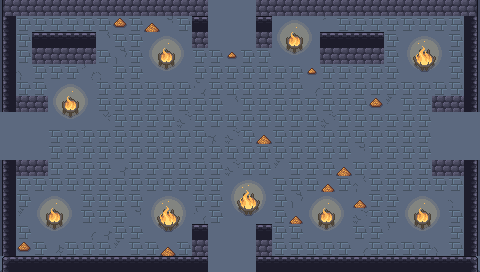

Rendered tile map (Tiled .tmx) drawn with the repository's tilesets; below, a short description and the map source with its tile grids summarised:
An orthogonal 30x17 tile map with 16x16 px tiles, 6 tile layers (ground, dressing, decor, walls, ...), 5 tilesets and 15 objects (6x PROP, 5x ENTRY, 3x CHEST, SHOPKEEPER).

<map version="1.10" tiledversion="1.10.2" orientation="orthogonal" renderorder="right-down" width="30" height="17" tilewidth="16" tileheight="16" infinite="0" nextlayerid="8" nextobjectid="16">
 <tileset firstgid="1" name="wall" tilewidth="16" tileheight="16" tilecount="493" columns="17">
  <image source="../../../gfx/tiles/cove/walls_floor.png" width="272" height="464" />
 </tileset>
 <tileset firstgid="494" name="cracks" tilewidth="16" tileheight="16" tilecount="120" columns="8">
  <image source="../../../gfx/tiles/cove/cracks_floor.png" width="128" height="240" />
 </tileset>
 <tileset firstgid="614" name="wallcracks" tilewidth="16" tileheight="16" tilecount="256" columns="8">
  <image source="../../../gfx/tiles/cove/cracks_walls.png" width="128" height="512" />
 </tileset>
 <tileset firstgid="870" name="objects" tilewidth="16" tileheight="16" tilecount="216" columns="24">
  <image source="../../../gfx/tiles/cove/objects.png" width="384" height="144" />
 </tileset>
 <tileset firstgid="1086" name="fire" tilewidth="16" tileheight="16" tilecount="198" columns="11">
  <image source="../../../gfx/tiles/cove/fire.png" width="176" height="288" />
  <tile id="0">
   <animation>
    <frame tileid="0" duration="150" />
    <frame tileid="33" duration="150" />
    <frame tileid="66" duration="150" />
    <frame tileid="99" duration="150" />
    <frame tileid="132" duration="150" />
    <frame tileid="165" duration="150" />
   </animation>
  </tile>
  <tile id="1">
   <animation>
    <frame tileid="1" duration="150" />
    <frame tileid="34" duration="150" />
    <frame tileid="67" duration="150" />
    <frame tileid="100" duration="150" />
    <frame tileid="133" duration="150" />
    <frame tileid="166" duration="150" />
   </animation>
  </tile>
  <tile id="2">
   <animation>
    <frame tileid="2" duration="150" />
    <frame tileid="35" duration="150" />
    <frame tileid="68" duration="150" />
    <frame tileid="101" duration="150" />
    <frame tileid="134" duration="150" />
    <frame tileid="167" duration="150" />
   </animation>
  </tile>
  <tile id="3">
   <animation>
    <frame tileid="3" duration="150" />
    <frame tileid="36" duration="150" />
    <frame tileid="69" duration="150" />
    <frame tileid="102" duration="150" />
    <frame tileid="135" duration="150" />
    <frame tileid="168" duration="150" />
   </animation>
  </tile>
  <tile id="4">
   <animation>
    <frame tileid="4" duration="150" />
    <frame tileid="37" duration="150" />
    <frame tileid="70" duration="150" />
    <frame tileid="103" duration="150" />
    <frame tileid="136" duration="150" />
    <frame tileid="169" duration="150" />
   </animation>
  </tile>
  <tile id="5">
   <animation>
    <frame tileid="5" duration="150" />
    <frame tileid="38" duration="150" />
    <frame tileid="71" duration="150" />
    <frame tileid="104" duration="150" />
    <frame tileid="137" duration="150" />
    <frame tileid="170" duration="150" />
   </animation>
  </tile>
  <tile id="6">
   <animation>
    <frame tileid="6" duration="150" />
    <frame tileid="39" duration="150" />
    <frame tileid="72" duration="150" />
    <frame tileid="105" duration="150" />
    <frame tileid="138" duration="150" />
    <frame tileid="171" duration="150" />
   </animation>
  </tile>
  <tile id="7">
   <animation>
    <frame tileid="7" duration="150" />
    <frame tileid="40" duration="150" />
    <frame tileid="73" duration="150" />
    <frame tileid="106" duration="150" />
    <frame tileid="139" duration="150" />
    <frame tileid="172" duration="150" />
   </animation>
  </tile>
  <tile id="8">
   <animation>
    <frame tileid="8" duration="150" />
    <frame tileid="41" duration="150" />
    <frame tileid="74" duration="150" />
    <frame tileid="107" duration="150" />
    <frame tileid="140" duration="150" />
    <frame tileid="173" duration="150" />
   </animation>
  </tile>
  <tile id="9">
   <animation>
    <frame tileid="9" duration="150" />
    <frame tileid="42" duration="150" />
    <frame tileid="75" duration="150" />
    <frame tileid="108" duration="150" />
    <frame tileid="141" duration="150" />
    <frame tileid="174" duration="150" />
   </animation>
  </tile>
  <tile id="10">
   <animation>
    <frame tileid="10" duration="150" />
    <frame tileid="43" duration="150" />
    <frame tileid="76" duration="150" />
    <frame tileid="109" duration="150" />
    <frame tileid="142" duration="150" />
    <frame tileid="175" duration="150" />
   </animation>
  </tile>
  <tile id="11">
   <animation>
    <frame tileid="11" duration="150" />
    <frame tileid="44" duration="150" />
    <frame tileid="77" duration="150" />
    <frame tileid="110" duration="150" />
    <frame tileid="143" duration="150" />
    <frame tileid="176" duration="150" />
   </animation>
  </tile>
  <tile id="12">
   <animation>
    <frame tileid="12" duration="150" />
    <frame tileid="45" duration="150" />
    <frame tileid="78" duration="150" />
    <frame tileid="111" duration="150" />
    <frame tileid="144" duration="150" />
    <frame tileid="177" duration="150" />
   </animation>
  </tile>
  <tile id="13">
   <animation>
    <frame tileid="13" duration="150" />
    <frame tileid="46" duration="150" />
    <frame tileid="79" duration="150" />
    <frame tileid="112" duration="150" />
    <frame tileid="145" duration="150" />
    <frame tileid="178" duration="150" />
   </animation>
  </tile>
  <tile id="14">
   <animation>
    <frame tileid="14" duration="150" />
    <frame tileid="47" duration="150" />
    <frame tileid="80" duration="150" />
    <frame tileid="113" duration="150" />
    <frame tileid="146" duration="150" />
    <frame tileid="179" duration="150" />
   </animation>
  </tile>
  <tile id="15">
   <animation>
    <frame tileid="15" duration="150" />
    <frame tileid="48" duration="150" />
    <frame tileid="81" duration="150" />
    <frame tileid="114" duration="150" />
    <frame tileid="147" duration="150" />
    <frame tileid="180" duration="150" />
   </animation>
  </tile>
  <tile id="16">
   <animation>
    <frame tileid="16" duration="150" />
    <frame tileid="49" duration="150" />
    <frame tileid="82" duration="150" />
    <frame tileid="115" duration="150" />
    <frame tileid="148" duration="150" />
    <frame tileid="181" duration="150" />
   </animation>
  </tile>
  <tile id="17">
   <animation>
    <frame tileid="17" duration="150" />
    <frame tileid="50" duration="150" />
    <frame tileid="83" duration="150" />
    <frame tileid="116" duration="150" />
    <frame tileid="149" duration="150" />
    <frame tileid="182" duration="150" />
   </animation>
  </tile>
  <tile id="18">
   <animation>
    <frame tileid="18" duration="150" />
    <frame tileid="51" duration="150" />
    <frame tileid="84" duration="150" />
    <frame tileid="117" duration="150" />
    <frame tileid="150" duration="150" />
    <frame tileid="183" duration="150" />
   </animation>
  </tile>
  <tile id="19">
   <animation>
    <frame tileid="19" duration="150" />
    <frame tileid="52" duration="150" />
    <frame tileid="85" duration="150" />
    <frame tileid="118" duration="150" />
    <frame tileid="151" duration="150" />
    <frame tileid="184" duration="150" />
   </animation>
  </tile>
  <tile id="20">
   <animation>
    <frame tileid="20" duration="150" />
    <frame tileid="53" duration="150" />
    <frame tileid="86" duration="150" />
    <frame tileid="119" duration="150" />
    <frame tileid="152" duration="150" />
    <frame tileid="185" duration="150" />
   </animation>
  </tile>
  <tile id="21">
   <animation>
    <frame tileid="21" duration="150" />
    <frame tileid="54" duration="150" />
    <frame tileid="87" duration="150" />
    <frame tileid="120" duration="150" />
    <frame tileid="153" duration="150" />
    <frame tileid="186" duration="150" />
   </animation>
  </tile>
  <tile id="22">
   <animation>
    <frame tileid="22" duration="150" />
    <frame tileid="55" duration="150" />
    <frame tileid="88" duration="150" />
    <frame tileid="121" duration="150" />
    <frame tileid="154" duration="150" />
    <frame tileid="187" duration="150" />
   </animation>
  </tile>
  <tile id="23">
   <animation>
    <frame tileid="23" duration="150" />
    <frame tileid="56" duration="150" />
    <frame tileid="89" duration="150" />
    <frame tileid="122" duration="150" />
    <frame tileid="155" duration="150" />
    <frame tileid="188" duration="150" />
   </animation>
  </tile>
  <tile id="24">
   <animation>
    <frame tileid="24" duration="150" />
    <frame tileid="57" duration="150" />
    <frame tileid="90" duration="150" />
    <frame tileid="123" duration="150" />
    <frame tileid="156" duration="150" />
    <frame tileid="189" duration="150" />
   </animation>
  </tile>
  <tile id="25">
   <animation>
    <frame tileid="25" duration="150" />
    <frame tileid="58" duration="150" />
    <frame tileid="91" duration="150" />
    <frame tileid="124" duration="150" />
    <frame tileid="157" duration="150" />
    <frame tileid="190" duration="150" />
   </animation>
  </tile>
  <tile id="26">
   <animation>
    <frame tileid="26" duration="150" />
    <frame tileid="59" duration="150" />
    <frame tileid="92" duration="150" />
    <frame tileid="125" duration="150" />
    <frame tileid="158" duration="150" />
    <frame tileid="191" duration="150" />
   </animation>
  </tile>
  <tile id="27">
   <animation>
    <frame tileid="27" duration="150" />
    <frame tileid="60" duration="150" />
    <frame tileid="93" duration="150" />
    <frame tileid="126" duration="150" />
    <frame tileid="159" duration="150" />
    <frame tileid="192" duration="150" />
   </animation>
  </tile>
  <tile id="28">
   <animation>
    <frame tileid="28" duration="150" />
    <frame tileid="61" duration="150" />
    <frame tileid="94" duration="150" />
    <frame tileid="127" duration="150" />
    <frame tileid="160" duration="150" />
    <frame tileid="193" duration="150" />
   </animation>
  </tile>
  <tile id="29">
   <animation>
    <frame tileid="29" duration="150" />
    <frame tileid="62" duration="150" />
    <frame tileid="95" duration="150" />
    <frame tileid="128" duration="150" />
    <frame tileid="161" duration="150" />
    <frame tileid="194" duration="150" />
   </animation>
  </tile>
  <tile id="30">
   <animation>
    <frame tileid="30" duration="150" />
    <frame tileid="63" duration="150" />
    <frame tileid="96" duration="150" />
    <frame tileid="129" duration="150" />
    <frame tileid="162" duration="150" />
    <frame tileid="195" duration="150" />
   </animation>
  </tile>
  <tile id="31">
   <animation>
    <frame tileid="31" duration="150" />
    <frame tileid="64" duration="150" />
    <frame tileid="97" duration="150" />
    <frame tileid="130" duration="150" />
    <frame tileid="163" duration="150" />
    <frame tileid="196" duration="150" />
   </animation>
  </tile>
  <tile id="32">
   <animation>
    <frame tileid="32" duration="150" />
    <frame tileid="65" duration="150" />
    <frame tileid="98" duration="150" />
    <frame tileid="131" duration="150" />
    <frame tileid="164" duration="150" />
    <frame tileid="197" duration="150" />
   </animation>
  </tile>
 </tileset>
 <layer id="1" name="ground" width="30" height="17">
  <data>[510 cells, 510 non-empty, 1 distinct tile ids]</data>
 </layer>
 <layer id="2" name="dressing" width="30" height="17">
  <data>[510 cells, 362 non-empty, 46 distinct tile ids]</data>
 </layer>
 <layer id="3" name="decor" width="30" height="17">
  <data>[510 cells, 0 non-empty, 0 distinct tile ids]</data>
 </layer>
 <layer id="4" name="walls" width="30" height="17">
  <data>[510 cells, 78 non-empty, 8 distinct tile ids]</data>
 </layer>
 <layer id="5" name="props" width="30" height="17">
  <data>[510 cells, 41 non-empty, 4 distinct tile ids]</data>
 </layer>
 <layer id="6" name="overhead" width="30" height="17">
  <data>[510 cells, 0 non-empty, 0 distinct tile ids]</data>
 </layer>
 <objectgroup id="7" name="spawns">
  <object id="1" name="UP" type="ENTRY" x="232" y="24" />
  <object id="2" name="DOWN" type="ENTRY" x="232" y="248" />
  <object id="3" name="LEFT" type="ENTRY" x="24" y="136" />
  <object id="4" name="RIGHT" type="ENTRY" x="456" y="136" />
  <object id="5" name="" type="ENTRY" x="248" y="136" />
  <object id="6" name="" type="SHOPKEEPER" x="248" y="56" />
  <object id="7" name="stock" type="CHEST" x="136" y="152" />
  <object id="8" name="stock" type="CHEST" x="248" y="184" />
  <object id="9" name="stock" type="CHEST" x="360" y="152" />
  <object id="10" name="torch" type="PROP" x="56" y="264" />
  <object id="11" name="torch" type="PROP" x="424" y="264" />
  <object id="12" name="torch" type="PROP" x="8" y="232" />
  <object id="13" name="torch" type="PROP" x="472" y="232" />
  <object id="14" name="banner" type="PROP" x="120" y="264" />
  <object id="15" name="banner" type="PROP" x="360" y="264" />
 </objectgroup>
</map>
